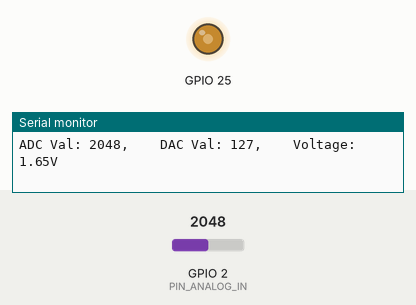
Simulated run of this sketch. Board: ESP32. On the bench: output pins drawn as LEDs (lit = HIGH), the last lines printed to the serial monitor. The inputs (shaded band) are chosen by the test bench; at power-on: GPIO 2 (PIN_ANALOG_IN) = 2048.

Above: at 1.2 s.
1.3 s: GPIO 2 (PIN_ANALOG_IN) set to 2866
At 2.4 s:
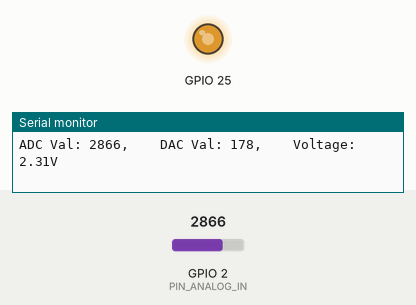
2.9 s: GPIO 2 (PIN_ANALOG_IN) set to 3603
At 3.7 s:
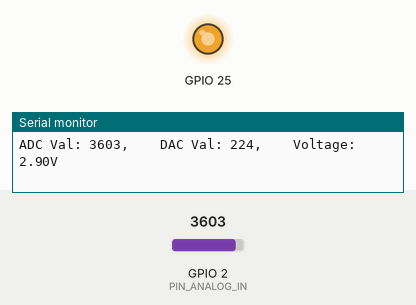
4.5 s: GPIO 2 (PIN_ANALOG_IN) set to 491
At 5.1 s:
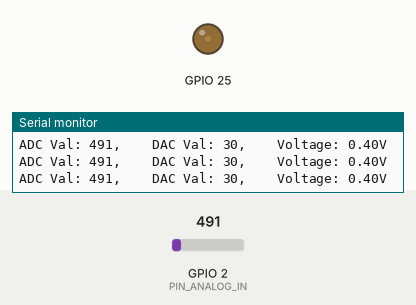
6.1 s: GPIO 2 (PIN_ANALOG_IN) set to 0
At 7.4 s:
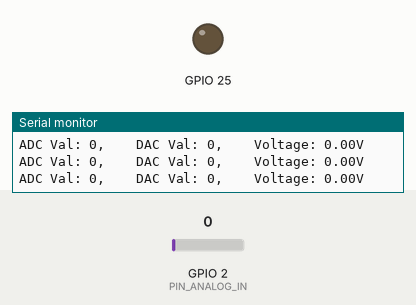
7.7 s: GPIO 2 (PIN_ANALOG_IN) set to 2047
At 8.9 s:
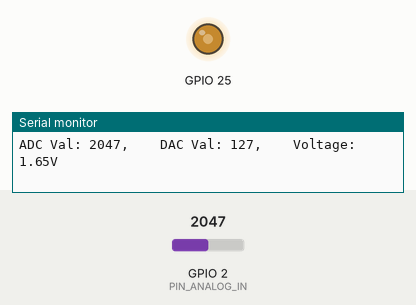
Timing chart, 0 to 10.3 s (numbered marks = the images above; inputs shaded):
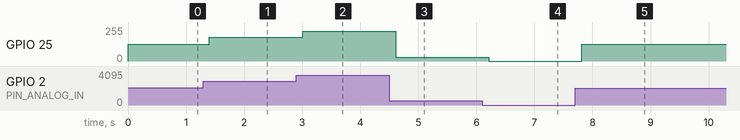

Measured:
- after the input at 1.3 s, GPIO 25: 127/255 → 178/255 after 0.10 s
- after the input at 2.9 s, GPIO 25: 178/255 → 224/255 after 0.11 s
- after the input at 4.5 s, GPIO 25: 224/255 → 30/255 after 0.11 s
- after the input at 6.1 s, GPIO 25: 30/255 → 0/255 after 0.11 s
- after the input at 7.7 s, GPIO 25: 0/255 → 127/255 after 0.12 s

The sketch:

Potentiometer_Voltage_Reader.ino
```cpp
//This code continuously reads an analog voltage from pin 2, maps it to a digital value suitable for a DAC, and outputs the corresponding voltage using the DAC.
//It also prints the ADC value, DAC value, and calculated voltage to the serial monitor for observation and debugging.

#define PIN_ANALOG_IN  2

void setup() {
  Serial.begin(115200);
}

void loop() {
  int adcVal = analogRead(PIN_ANALOG_IN);
  //Reads the analog voltage value from the specified pin (pin 2) and stores it in the adcVal variable. The value will be between 0 and 4095, representing a 10-bit analog-to-digital conversion.
  int dacVal = map(adcVal, 0, 4095, 0, 255);
  //Maps the adcVal (0-4095) to a range of 0-255, suitable for output to a digital-to-analog converter (DAC). This creates a corresponding digital value for the analog input.
  double voltage = adcVal / 4095.0 * 3.3;
  //Calculates the actual voltage represented by the adcVal, assuming a reference voltage of 3.3 volts. This converts the raw ADC value to a meaningful voltage measurement.
  dacWrite(DAC1, dacVal);
  //Writes the mapped dacVal (0-255) to a DAC output, likely labeled as DAC1 on the microcontroller. This sends the digital representation of the analog input to the DAC to produce an analog output voltage.
  Serial.printf("ADC Val: %d, \t DAC Val: %d, \t Voltage: %.2fV\n", adcVal, dacVal, voltage);
  //Prints formatted output to the serial monitor, displaying the raw ADC value, mapped DAC value, and calculated voltage for each cycle of the loop.
  delay(200);
}
```
